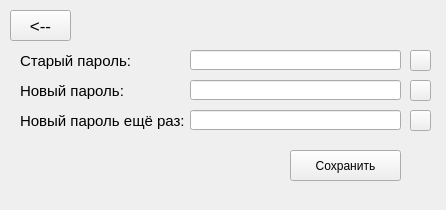
<?xml version="1.0" encoding="UTF-8"?>
<ui version="4.0">
 <class>Form</class>
 <widget class="QWidget" name="Form">
  <property name="geometry">
   <rect>
    <x>0</x>
    <y>0</y>
    <width>446</width>
    <height>210</height>
   </rect>
  </property>
  <property name="windowTitle">
   <string>Изменение пароля</string>
  </property>
  <widget class="QPushButton" name="return_btn">
   <property name="geometry">
    <rect>
     <x>10</x>
     <y>10</y>
     <width>61</width>
     <height>31</height>
    </rect>
   </property>
   <property name="font">
    <font>
     <pointsize>13</pointsize>
    </font>
   </property>
   <property name="text">
    <string>&lt;--</string>
   </property>
  </widget>
  <widget class="QLabel" name="label">
   <property name="geometry">
    <rect>
     <x>20</x>
     <y>50</y>
     <width>121</width>
     <height>21</height>
    </rect>
   </property>
   <property name="font">
    <font>
     <pointsize>11</pointsize>
    </font>
   </property>
   <property name="text">
    <string>Старый пароль:</string>
   </property>
  </widget>
  <widget class="QLineEdit" name="old_pass">
   <property name="geometry">
    <rect>
     <x>190</x>
     <y>50</y>
     <width>211</width>
     <height>20</height>
    </rect>
   </property>
   <property name="echoMode">
    <enum>QLineEdit::Password</enum>
   </property>
   <property name="readOnly">
    <bool>true</bool>
   </property>
  </widget>
  <widget class="QLineEdit" name="new_pass">
   <property name="geometry">
    <rect>
     <x>190</x>
     <y>80</y>
     <width>211</width>
     <height>20</height>
    </rect>
   </property>
   <property name="echoMode">
    <enum>QLineEdit::Password</enum>
   </property>
  </widget>
  <widget class="QLabel" name="label_2">
   <property name="geometry">
    <rect>
     <x>20</x>
     <y>80</y>
     <width>121</width>
     <height>21</height>
    </rect>
   </property>
   <property name="font">
    <font>
     <pointsize>11</pointsize>
    </font>
   </property>
   <property name="text">
    <string>Новый пароль:</string>
   </property>
  </widget>
  <widget class="QLineEdit" name="repeated_pass">
   <property name="geometry">
    <rect>
     <x>190</x>
     <y>110</y>
     <width>211</width>
     <height>20</height>
    </rect>
   </property>
   <property name="echoMode">
    <enum>QLineEdit::Password</enum>
   </property>
  </widget>
  <widget class="QLabel" name="label_3">
   <property name="geometry">
    <rect>
     <x>20</x>
     <y>110</y>
     <width>171</width>
     <height>21</height>
    </rect>
   </property>
   <property name="font">
    <font>
     <pointsize>11</pointsize>
    </font>
   </property>
   <property name="text">
    <string>Новый пароль ещё раз:</string>
   </property>
  </widget>
  <widget class="QPushButton" name="save_btn">
   <property name="geometry">
    <rect>
     <x>290</x>
     <y>150</y>
     <width>111</width>
     <height>31</height>
    </rect>
   </property>
   <property name="text">
    <string>Сохранить</string>
   </property>
  </widget>
  <widget class="QPushButton" name="show_old_pass">
   <property name="geometry">
    <rect>
     <x>410</x>
     <y>50</y>
     <width>21</width>
     <height>21</height>
    </rect>
   </property>
   <property name="text">
    <string/>
   </property>
  </widget>
  <widget class="QPushButton" name="show_new_pass">
   <property name="geometry">
    <rect>
     <x>410</x>
     <y>80</y>
     <width>21</width>
     <height>21</height>
    </rect>
   </property>
   <property name="text">
    <string/>
   </property>
  </widget>
  <widget class="QPushButton" name="show_repeated_pass">
   <property name="geometry">
    <rect>
     <x>410</x>
     <y>110</y>
     <width>21</width>
     <height>21</height>
    </rect>
   </property>
   <property name="text">
    <string/>
   </property>
  </widget>
  <widget class="QLabel" name="status_label">
   <property name="geometry">
    <rect>
     <x>0</x>
     <y>185</y>
     <width>446</width>
     <height>25</height>
    </rect>
   </property>
   <property name="text">
    <string/>
   </property>
  </widget>
 </widget>
 <resources/>
 <connections/>
</ui>
